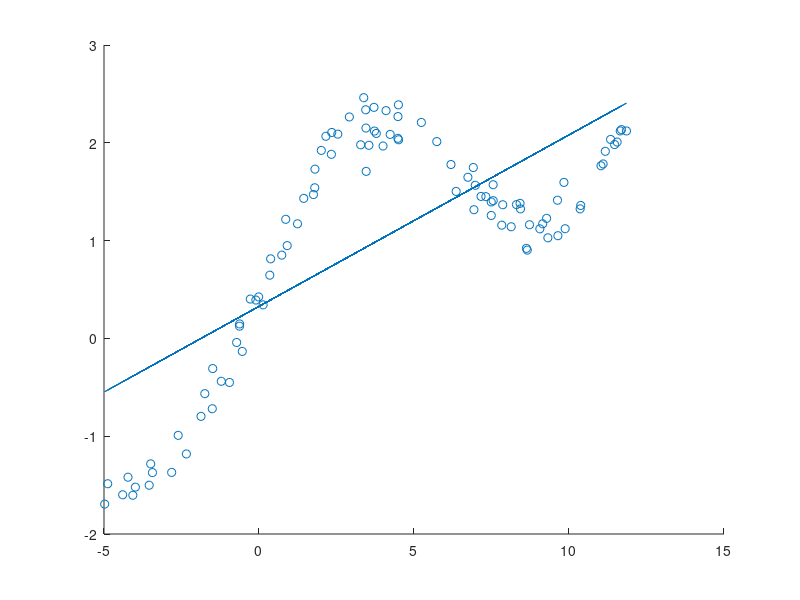

Reproduce this figure in MATLAB. (Note: this script raises an error after producing the figure.)
% (a)
clear;
clf;
x = load('./hw1x.dat');
y = load('./hw1y.dat');
%plot(x,y);
scatter(x, y);
% (b)
hold on;
x_biased = [x ones(length(x), 1)];
% w = (X.T * X)^-1 (X.T * Y)
w = inv((transpose(x_biased) * x_biased)) * x_biased.' * y;
plot(x, w(1) * x + w(2));
hold off;

J = CostFunction(x_biased, y, w);

poly_w = PolyRegress(x, y, 2);
